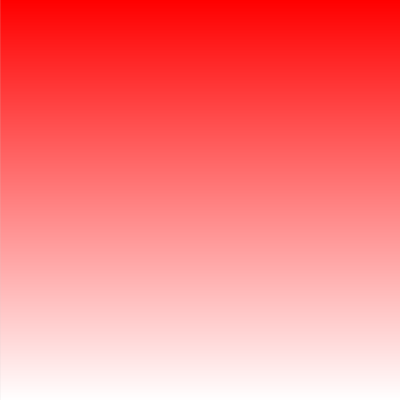
Frame 1 (no input)
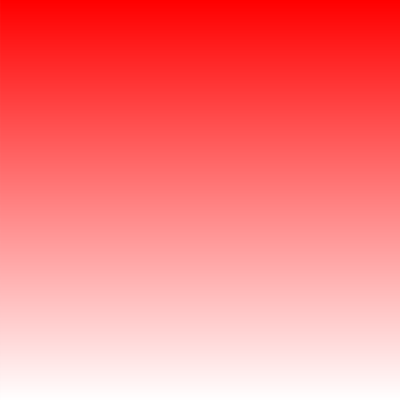
Frame 2 (the mouse pressed at the canvas centre, redrawn once)

The Processing sketch that drew these frames (run headless with seeded random() and noise(); the mouse was pressed at the canvas centre and the sketch redrawn once):

// Processing sketch: CooleyJeremy_Asgt02_1
// ── CooleyJeremy_Asgt02_1.pde
/**
* Creates a horizontal gradient
*
* @author Jeremy Cooley
* @version 1.0  2/3/2020
*/ 

int Y_AXIS = 1;
int X_AXIS = 2;
color c1, c2;

void setup() {
  size(400, 400);

  // Define colors
  c1 = color(255, 0, 0);
  c2 = color(255);

  noLoop();
}

void draw()
{
  setGradient(0, 0, width, height, c1, c2, Y_AXIS);
}

void setGradient(int x, int y, float w, float h, color c1, color c2, int axis ) 
{

  noFill();

  if (axis == Y_AXIS) {  // Top to bottom gradient
    for (int i = y; i <= y+h; i++) {
      float inter = map(i, y, y+h, 0, 1);
      color c = lerpColor(c1, c2, inter);
      stroke(c);
      line(x, i, x+w, i);
    }
  }  
  else if (axis == X_AXIS) {  // Left to right gradient
    for (int i = x; i <= x+w; i++) {
      float inter = map(i, x, x+w, 0, 1);
      color c = lerpColor(c1, c2, inter);
      stroke(c);
      line(i, y, i, y+h);
    }
  }
  
}
